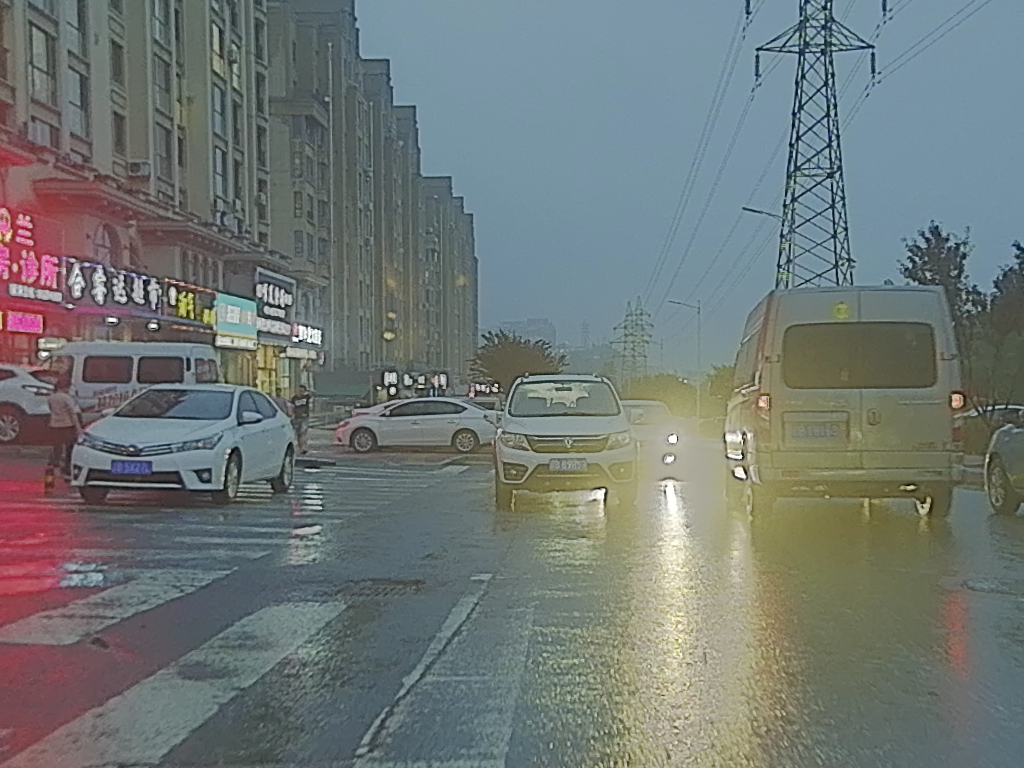
#> input picture imgs/00000.png, 1024 x 768 px
$ python feature_match.py
#> lines starting #> are read from the running program, lines starting #| are printed output that depends on the picture

import numpy as np
import cv2
import matplotlib.pyplot as plt

#reading images in grayscale format
image1 = cv2.imread('../imgs/00000.png',0)
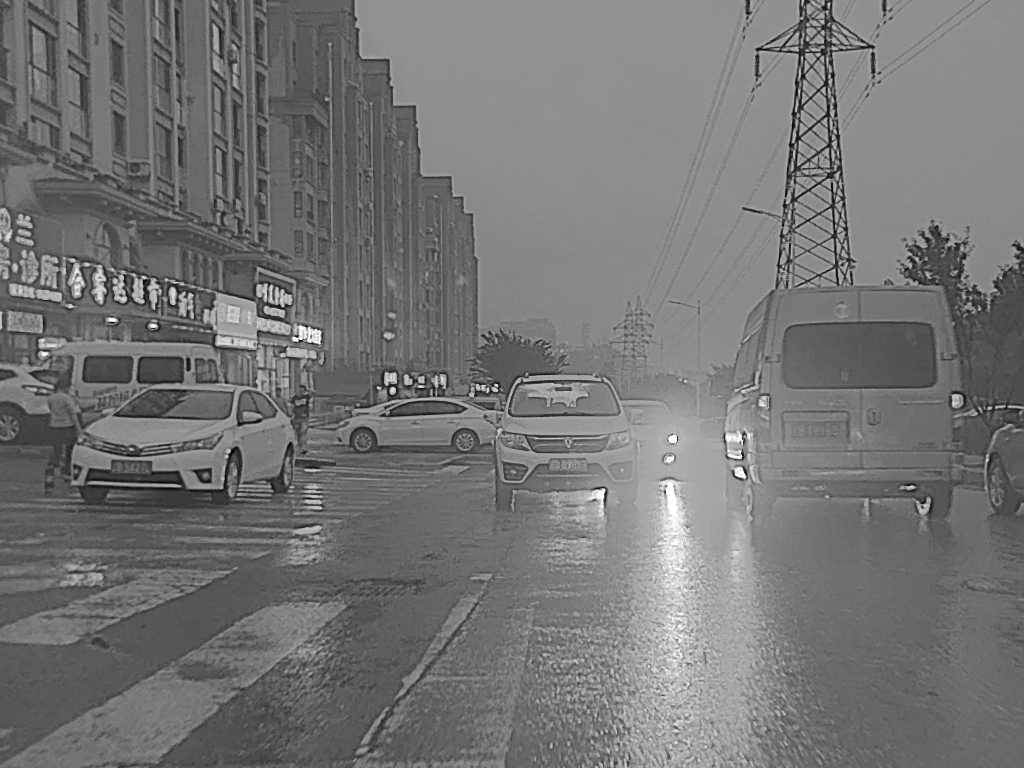
#> image1: shape (768, 1024); min 0, max 254, mean 116.4
M = cv2.getRotationMatrix2D((image1.shape[1]/2,image1.shape[0]/2),76,1)
image2 = cv2.warpAffine(image1, M, (image1.shape[1], image1.shape[0]))
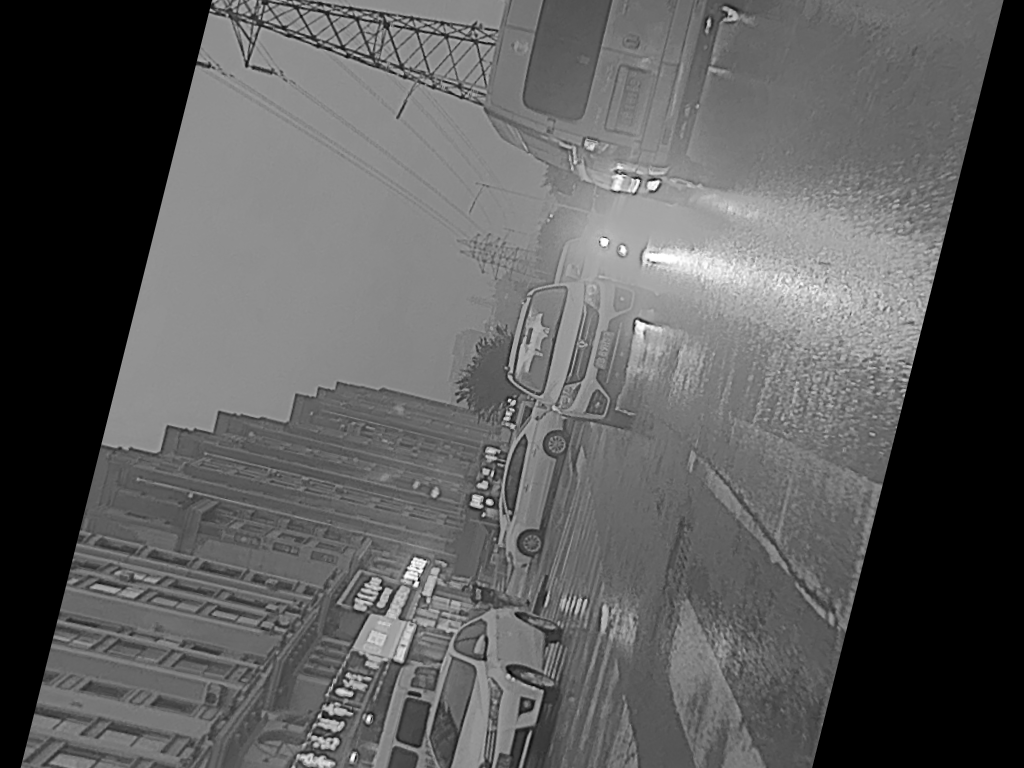
#> image2: shape (768, 1024); min 0, max 254, mean 91.8

sift  = cv2.xfeatures2d.SIFT_create()
#finding out the keypoints and their descriptors
keypoints1,descriptors1 = sift.detectAndCompute(image1,None)
#> keypoints1 = 6922 keypoints; strongest (x, y, size): (393, 390, 3.9), (496, 385, 2.1), (297, 336, 2.1), (300, 341, 1.9)
keypoints2,descriptors2 = sift.detectAndCompute(image2,None)
#> keypoints2 = 5631 keypoints; strongest (x, y, size): (489, 502, 3.9), (509, 400, 2), (413, 582, 2.1), (416, 584, 3.2)

#matching the descriptors from both the images
bf = cv2.BFMatcher()
matches = bf.knnMatch(descriptors1,descriptors2,k = 2)
#> matches = 6922 matches


#selecting only the good features
good_matches = []
for m,n in matches:
    if m.distance < 0.25*n.distance:
        good_matches.append([m])
#> after the loop, good_matches = 1957 matches
image3 = cv2.drawMatchesKnn(image1,keypoints1,image2,keypoints2,good_matches,None,flags=2)
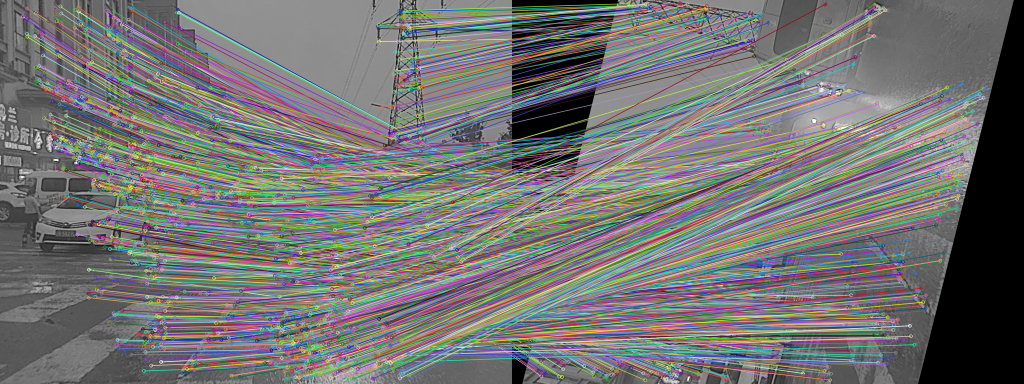
#> image3: shape (768, 2048, 3) (shown at 1/2 size); mean of channels 0, 1, 2 113.9, 114.7, 114.9; drawn as B, G, R
cv2.imshow("image3",image3)
cv2.waitKey()

$ run again, with imgs/00025.png copied over imgs/00000.png
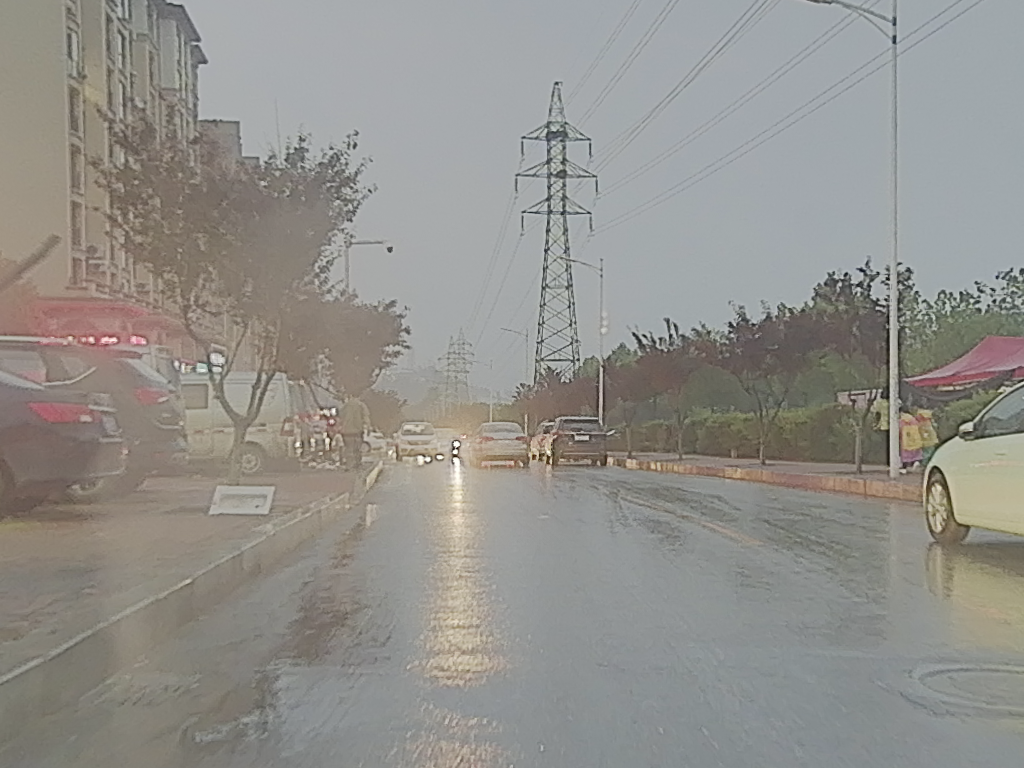
#> input picture imgs/00025.png, 1024 x 768 px
#> `image2 = cv2.warpAffine(image1, M, (image1.shape[1], image1.shape[0]))`:
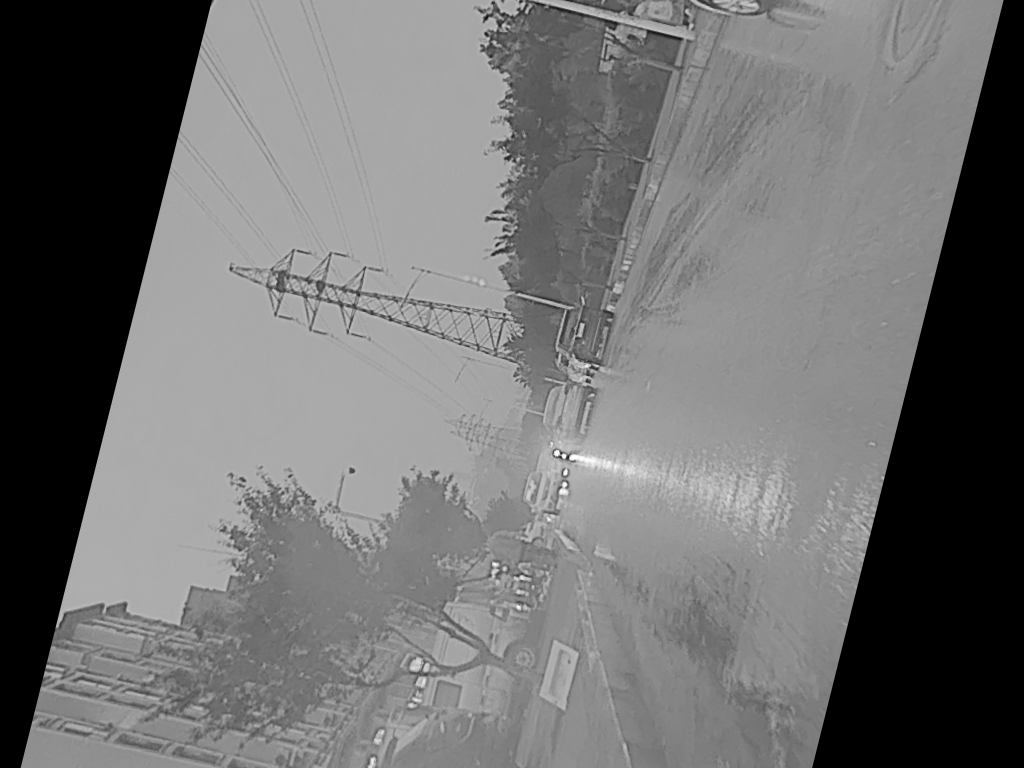
#> image2: shape (768, 1024); min 0, max 254, mean 111.9
#> keypoints1 = 3960 keypoints; strongest (x, y, size): (455, 456, 2.5), (888, 279, 2.5), (453, 448, 2.1), (428, 459, 2.9)
#> keypoints2 = 3250 keypoints; strongest (x, y, size): (564, 456, 2.8), (568, 457, 2.4), (557, 453, 3.3), (564, 484, 2.9)
#> matches = 3960 matches
#> after the loop `for m,n in matches:`: good_matches = 1272 matches
#> `image3 = cv2.drawMatchesKnn(image1,keypoints1,image2,keypoints2,good_m..`:
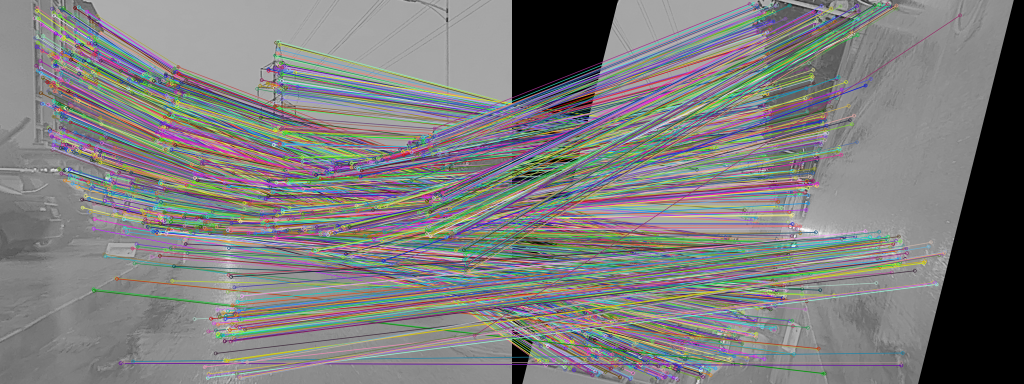
#> image3: shape (768, 2048, 3) (shown at 1/2 size); mean of channels 0, 1, 2 125.6, 125.7, 126; drawn as B, G, R

$ run again, with imgs/00031.png copied over imgs/00000.png
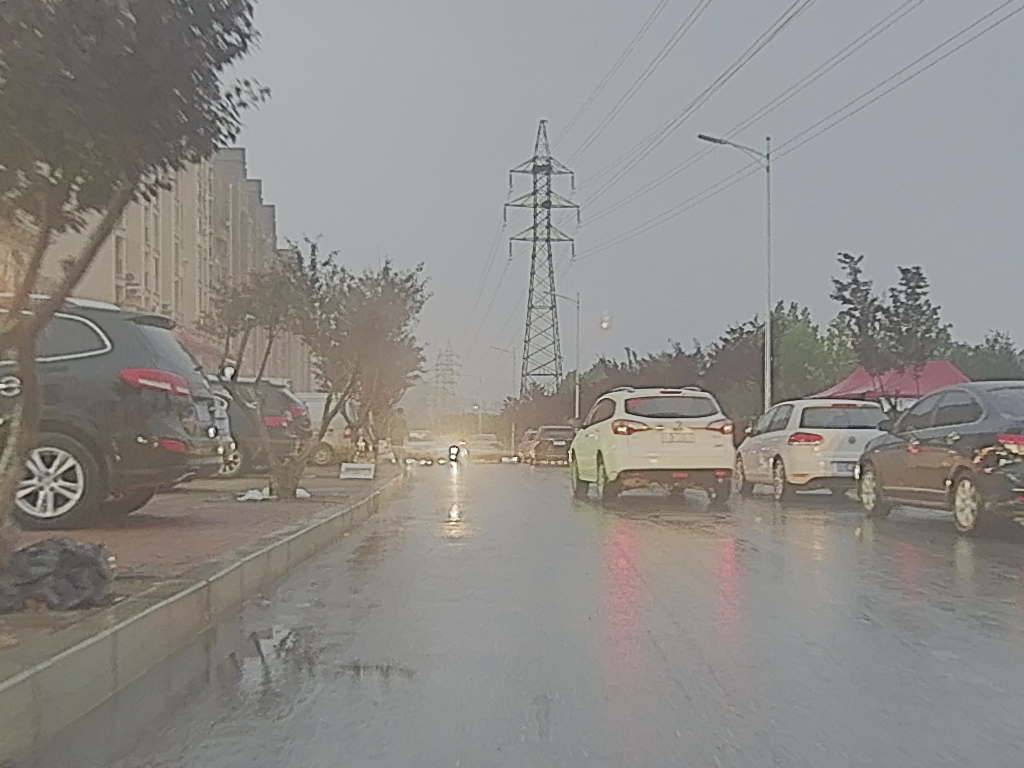
#> input picture imgs/00031.png, 1024 x 768 px
#> `image2 = cv2.warpAffine(image1, M, (image1.shape[1], image1.shape[0]))`:
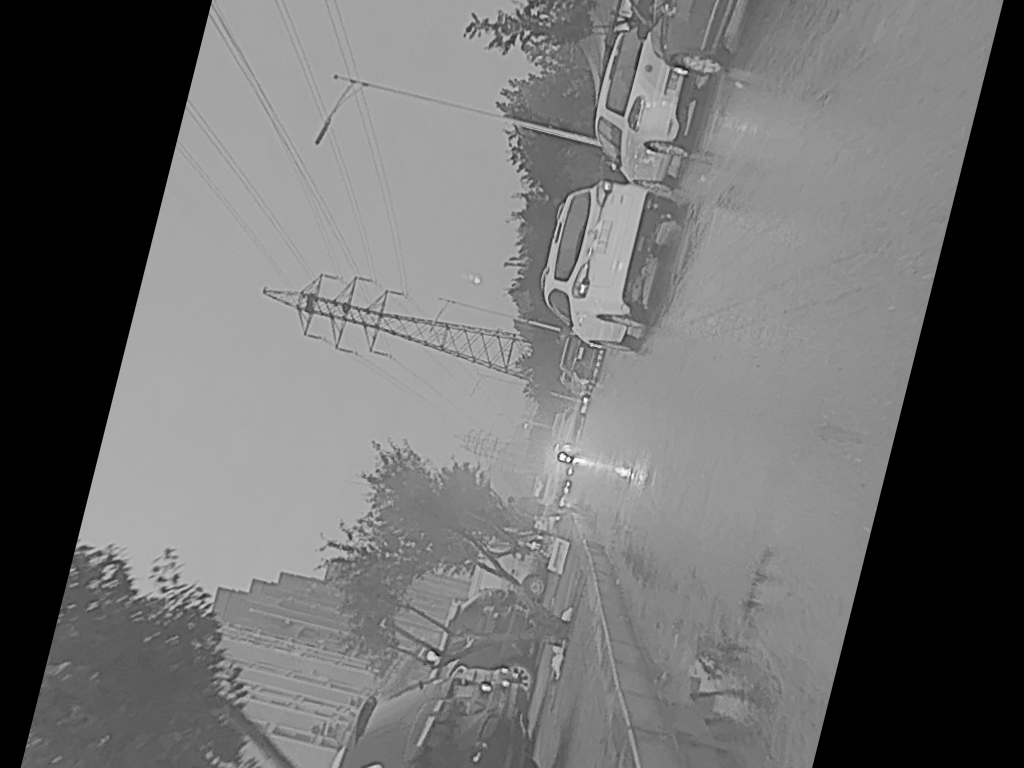
#> image2: shape (768, 1024); min 0, max 254, mean 110.1
#> keypoints1 = 4109 keypoints; strongest (x, y, size): (453, 457, 2.6), (211, 431, 3.7), (429, 462, 2.1), (948, 482, 3.2)
#> keypoints2 = 3340 keypoints; strongest (x, y, size): (568, 459, 2.5), (485, 688, 3.8), (679, 71, 3.5), (505, 683, 3.5)
#> matches = 4109 matches
#> after the loop `for m,n in matches:`: good_matches = 1281 matches
#> `image3 = cv2.drawMatchesKnn(image1,keypoints1,image2,keypoints2,good_m..`:
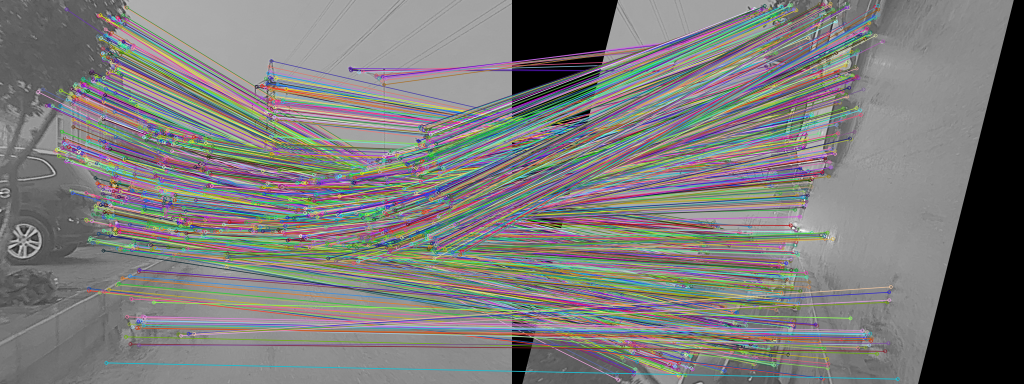
#> image3: shape (768, 2048, 3) (shown at 1/2 size); mean of channels 0, 1, 2 121.8, 123, 123.7; drawn as B, G, R
